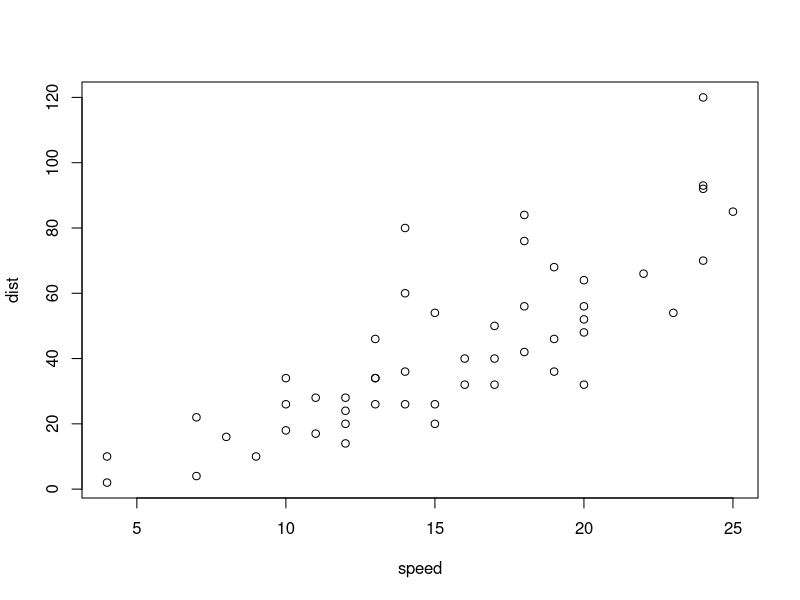
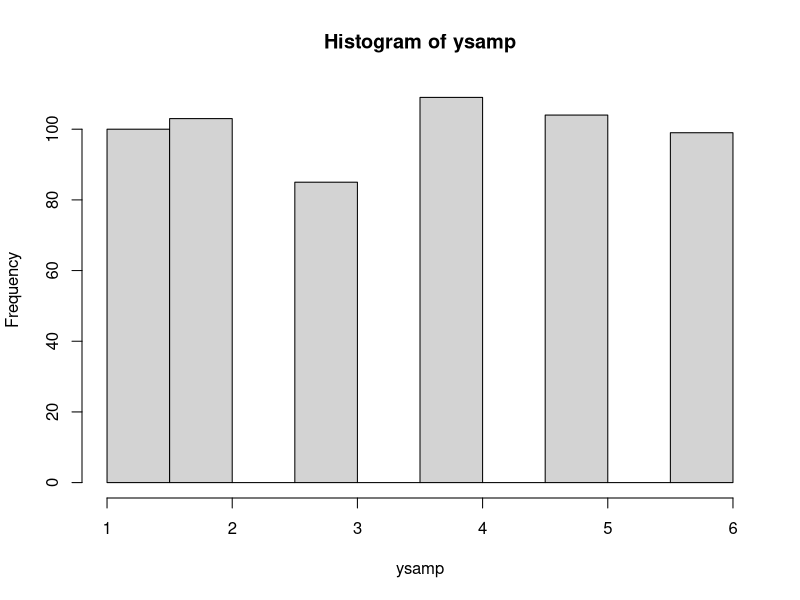
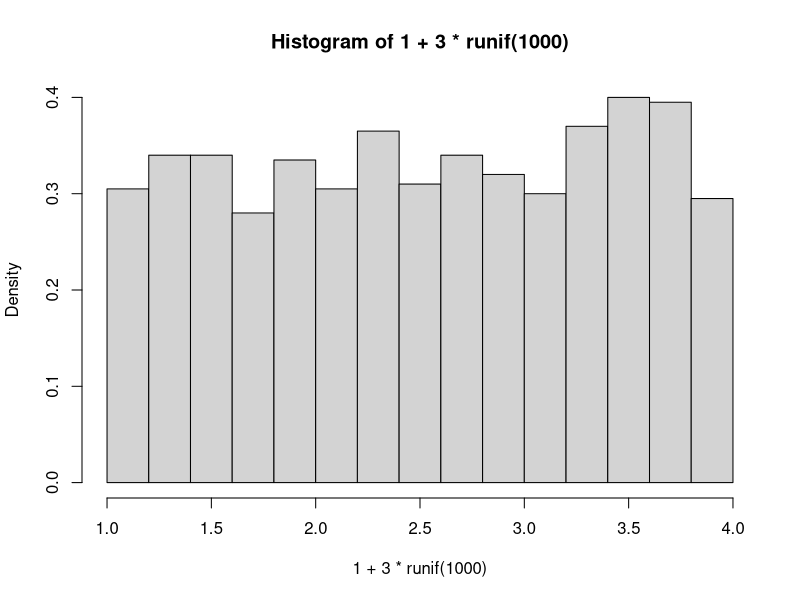
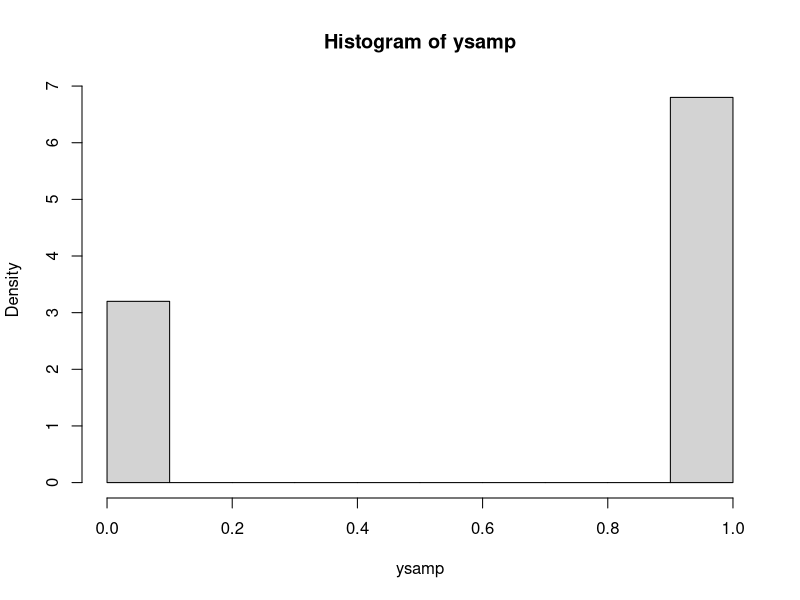
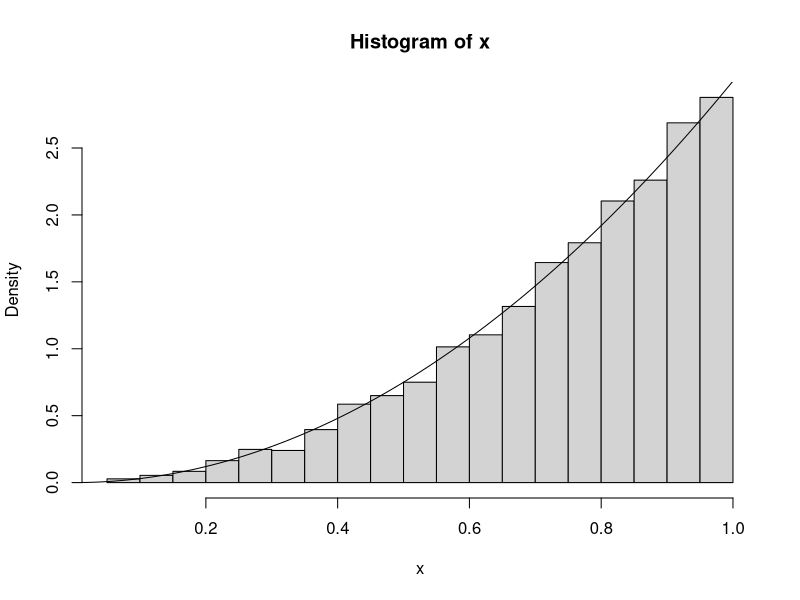
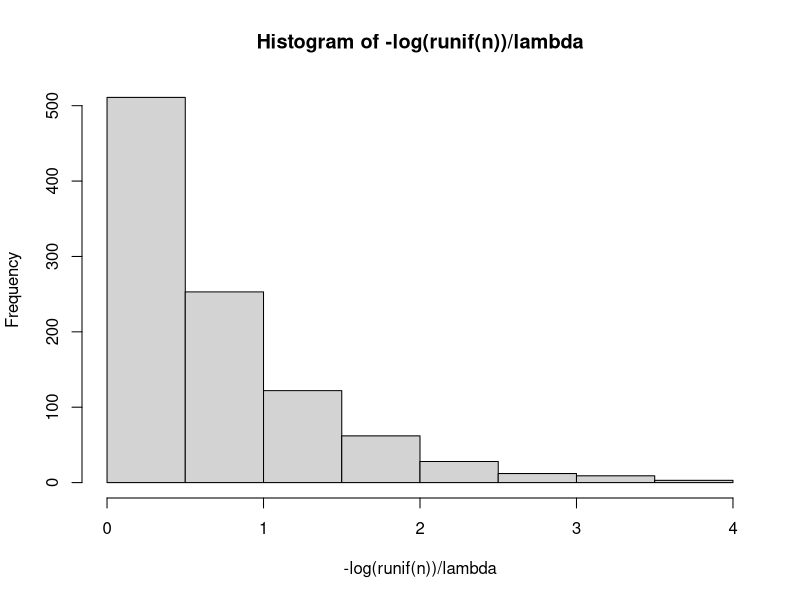
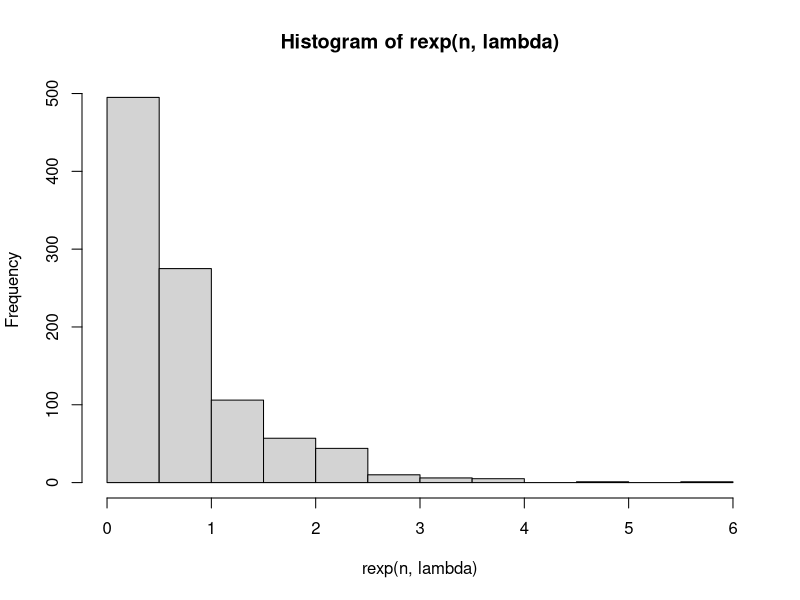
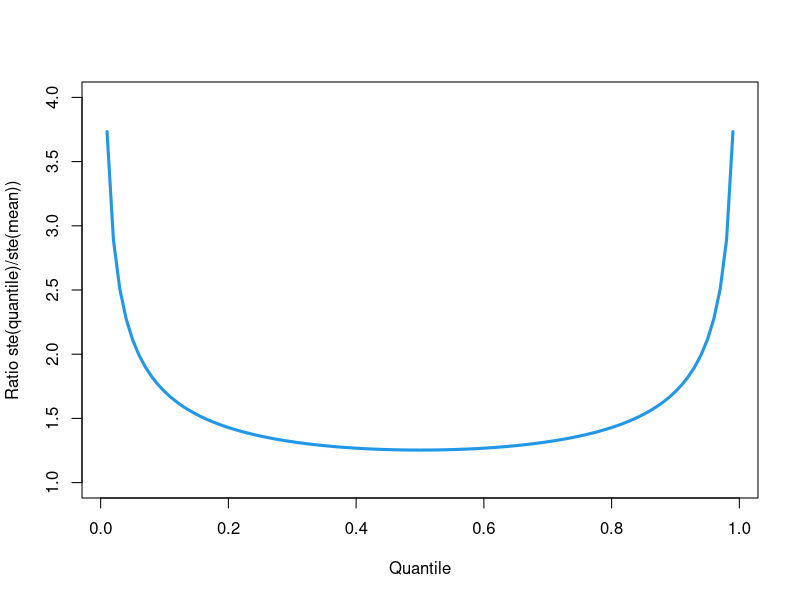

The R source for these figures, in order:
## ---- chunk 1
plot(cars)
## ---- chunk 2
ysamp = sample(1:6,600,replace=T)
hist(ysamp)
## ---- chunk 3
hist(1 + 3*runif(1000), prob=T)
## ---- chunk 4
n = 1000
p = 0.3
ysamp = as.integer(runif(n) > p)
hist(ysamp, prob=T)
## ---- chunk 5
n = 100
p = 0.5
# represents just one run of the binomial
ysamp = sum(as.integer(runif(n) < p)) 
## ---- chunk 6
p <- c(0.1,0.2,0.3,0.1,0.1,0.2)
x <- c(1  ,2  ,3  ,4  ,5  ,6)
sum(p)
## ---- chunk 7
n <- 10000
u <- runif(n)
x <- u^(1/3)
hist(x, prob=TRUE)
y <- seq(0, 1, .01)
lines(y, 3*y^2)
## ---- chunk 8
n <- 1000
lambda <- 1.5
hist(-log(runif(n))/lambda)
hist(rexp(n, lambda))
## ---- chunk 9
n <- 1000
k <- 0
j <- 0
y <- numeric(n)
c <- 3/2

while (k < n) {
  u <- runif(1)
  j <- j + 1
  x <- runif(1)
  if (6 * x * (1-x) > c * u) {
    k <- k+1
    y[k] <- x
  }
}

j / n # compare with c

## ---- chunk 10
qs <- seq(0.01,0.99,by=0.01)
steratio <- sqrt(qs*(1-qs))/dnorm(qnorm(qs))
plot(qs, steratio, 
     type="l", # type of the plot - lines
     xlab="Quantile", ylab="Ratio ste(quantile)/ste(mean))",
     lwd=3, # line width
     col=4, # color
     ylim=c(1, 4)
     )
#plot(qs,steratio,col=4,las=1,lwd=3,type="l",xlab="quantile",
#     ylab="Ratio ste(quantile)/ste(mean)",ylim=c(0.5,1))
